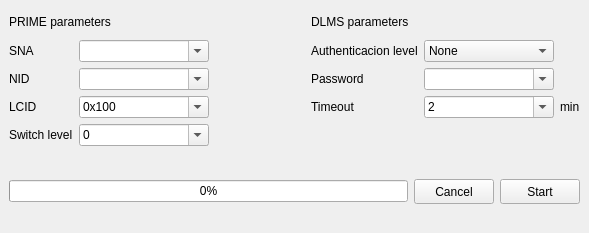
<?xml version="1.0" encoding="UTF-8"?>
<ui version="4.0">
 <class>BlinkUI</class>
 <widget class="QWidget" name="BlinkUI">
  <property name="geometry">
   <rect>
    <x>0</x>
    <y>0</y>
    <width>589</width>
    <height>233</height>
   </rect>
  </property>
  <property name="sizePolicy">
   <sizepolicy hsizetype="Preferred" vsizetype="Preferred">
    <horstretch>0</horstretch>
    <verstretch>0</verstretch>
   </sizepolicy>
  </property>
  <property name="windowTitle">
   <string>Form</string>
  </property>
  <layout class="QVBoxLayout" name="verticalLayout">
   <property name="spacing">
    <number>0</number>
   </property>
   <property name="leftMargin">
    <number>0</number>
   </property>
   <property name="topMargin">
    <number>0</number>
   </property>
   <property name="rightMargin">
    <number>0</number>
   </property>
   <property name="bottomMargin">
    <number>0</number>
   </property>
   <item>
    <widget class="QFrame" name="inputFrame">
     <property name="sizePolicy">
      <sizepolicy hsizetype="Preferred" vsizetype="Preferred">
       <horstretch>0</horstretch>
       <verstretch>0</verstretch>
      </sizepolicy>
     </property>
     <property name="frameShape">
      <enum>QFrame::NoFrame</enum>
     </property>
     <property name="frameShadow">
      <enum>QFrame::Raised</enum>
     </property>
     <layout class="QGridLayout" name="gridLayout">
      <property name="leftMargin">
       <number>0</number>
      </property>
      <property name="topMargin">
       <number>0</number>
      </property>
      <property name="rightMargin">
       <number>0</number>
      </property>
      <property name="bottomMargin">
       <number>0</number>
      </property>
      <property name="spacing">
       <number>0</number>
      </property>
      <item row="2" column="0">
       <widget class="QFrame" name="primeFrame">
        <property name="frameShape">
         <enum>QFrame::NoFrame</enum>
        </property>
        <property name="frameShadow">
         <enum>QFrame::Raised</enum>
        </property>
        <layout class="QGridLayout" name="gridLayout_5">
         <item row="2" column="0">
          <widget class="QLabel" name="nidLabel">
           <property name="text">
            <string>NID</string>
           </property>
          </widget>
         </item>
         <item row="4" column="0">
          <widget class="QLabel" name="levelLabel">
           <property name="text">
            <string>Switch level</string>
           </property>
          </widget>
         </item>
         <item row="0" column="0" colspan="2">
          <widget class="QLabel" name="primeFrameLabel">
           <property name="minimumSize">
            <size>
             <width>133</width>
             <height>25</height>
            </size>
           </property>
           <property name="maximumSize">
            <size>
             <width>16777215</width>
             <height>16777215</height>
            </size>
           </property>
           <property name="text">
            <string>PRIME parameters</string>
           </property>
          </widget>
         </item>
         <item row="3" column="1">
          <widget class="QComboBox" name="lcidComboBox">
           <property name="minimumSize">
            <size>
             <width>130</width>
             <height>0</height>
            </size>
           </property>
           <property name="editable">
            <bool>true</bool>
           </property>
           <item>
            <property name="text">
             <string>0x100</string>
            </property>
           </item>
           <item>
            <property name="text">
             <string>0x000</string>
            </property>
           </item>
          </widget>
         </item>
         <item row="1" column="1">
          <widget class="QComboBox" name="snaComboBox">
           <property name="minimumSize">
            <size>
             <width>130</width>
             <height>0</height>
            </size>
           </property>
           <property name="editable">
            <bool>true</bool>
           </property>
          </widget>
         </item>
         <item row="2" column="1">
          <widget class="QComboBox" name="nidComboBox">
           <property name="minimumSize">
            <size>
             <width>130</width>
             <height>0</height>
            </size>
           </property>
           <property name="editable">
            <bool>true</bool>
           </property>
          </widget>
         </item>
         <item row="4" column="1">
          <widget class="QComboBox" name="levelComboBox">
           <property name="minimumSize">
            <size>
             <width>130</width>
             <height>0</height>
            </size>
           </property>
           <property name="editable">
            <bool>true</bool>
           </property>
           <item>
            <property name="text">
             <string>0</string>
            </property>
           </item>
          </widget>
         </item>
         <item row="1" column="0">
          <widget class="QLabel" name="snaLabel">
           <property name="text">
            <string>SNA</string>
           </property>
          </widget>
         </item>
         <item row="3" column="0">
          <widget class="QLabel" name="lcidLabel">
           <property name="text">
            <string>LCID</string>
           </property>
          </widget>
         </item>
         <item row="5" column="0" colspan="2">
          <spacer name="verticalSpacer_2">
           <property name="orientation">
            <enum>Qt::Vertical</enum>
           </property>
           <property name="sizeHint" stdset="0">
            <size>
             <width>20</width>
             <height>40</height>
            </size>
           </property>
          </spacer>
         </item>
        </layout>
       </widget>
      </item>
      <item row="2" column="2" rowspan="2">
       <widget class="QFrame" name="dlmsFrame">
        <property name="sizePolicy">
         <sizepolicy hsizetype="Preferred" vsizetype="Preferred">
          <horstretch>0</horstretch>
          <verstretch>0</verstretch>
         </sizepolicy>
        </property>
        <property name="frameShape">
         <enum>QFrame::NoFrame</enum>
        </property>
        <property name="frameShadow">
         <enum>QFrame::Raised</enum>
        </property>
        <layout class="QGridLayout" name="gridLayout_4">
         <item row="4" column="0">
          <widget class="QLabel" name="timeoutLabel">
           <property name="text">
            <string>Timeout</string>
           </property>
          </widget>
         </item>
         <item row="2" column="1">
          <widget class="QComboBox" name="authenticationLevelComboBox">
           <property name="minimumSize">
            <size>
             <width>130</width>
             <height>0</height>
            </size>
           </property>
           <item>
            <property name="text">
             <string>None</string>
            </property>
           </item>
           <item>
            <property name="text">
             <string>Low</string>
            </property>
           </item>
           <item>
            <property name="text">
             <string>High</string>
            </property>
           </item>
           <item>
            <property name="text">
             <string>High_MD5</string>
            </property>
           </item>
           <item>
            <property name="text">
             <string>High_SHA1</string>
            </property>
           </item>
           <item>
            <property name="text">
             <string>High_GMAC</string>
            </property>
           </item>
           <item>
            <property name="text">
             <string>High_SHA256</string>
            </property>
           </item>
           <item>
            <property name="text">
             <string>High_ECDSA</string>
            </property>
           </item>
          </widget>
         </item>
         <item row="4" column="1">
          <widget class="QComboBox" name="timeoutComboBox">
           <property name="minimumSize">
            <size>
             <width>130</width>
             <height>0</height>
            </size>
           </property>
           <property name="editable">
            <bool>true</bool>
           </property>
           <property name="currentText">
            <string>2</string>
           </property>
           <item>
            <property name="text">
             <string>2</string>
            </property>
           </item>
           <item>
            <property name="text">
             <string>5</string>
            </property>
           </item>
           <item>
            <property name="text">
             <string>10</string>
            </property>
           </item>
          </widget>
         </item>
         <item row="2" column="0">
          <widget class="QLabel" name="authenticationLevelLabel">
           <property name="text">
            <string>Authenticacion level</string>
           </property>
          </widget>
         </item>
         <item row="3" column="1">
          <widget class="QComboBox" name="passwordComboBox">
           <property name="enabled">
            <bool>true</bool>
           </property>
           <property name="minimumSize">
            <size>
             <width>130</width>
             <height>0</height>
            </size>
           </property>
           <property name="editable">
            <bool>true</bool>
           </property>
          </widget>
         </item>
         <item row="3" column="0">
          <widget class="QLabel" name="passwordLabel">
           <property name="enabled">
            <bool>true</bool>
           </property>
           <property name="text">
            <string>Password</string>
           </property>
          </widget>
         </item>
         <item row="0" column="0" colspan="3">
          <widget class="QLabel" name="dlmsFrameLabel">
           <property name="minimumSize">
            <size>
             <width>0</width>
             <height>25</height>
            </size>
           </property>
           <property name="text">
            <string>DLMS parameters</string>
           </property>
          </widget>
         </item>
         <item row="4" column="2">
          <widget class="QLabel" name="minutesLabel">
           <property name="sizePolicy">
            <sizepolicy hsizetype="Preferred" vsizetype="Preferred">
             <horstretch>0</horstretch>
             <verstretch>0</verstretch>
            </sizepolicy>
           </property>
           <property name="text">
            <string>min</string>
           </property>
          </widget>
         </item>
         <item row="5" column="0" colspan="3">
          <spacer name="verticalSpacer_3">
           <property name="orientation">
            <enum>Qt::Vertical</enum>
           </property>
           <property name="sizeHint" stdset="0">
            <size>
             <width>20</width>
             <height>40</height>
            </size>
           </property>
          </spacer>
         </item>
        </layout>
       </widget>
      </item>
      <item row="0" column="1" rowspan="4">
       <spacer name="horizontalSpacer">
        <property name="orientation">
         <enum>Qt::Horizontal</enum>
        </property>
        <property name="sizeHint" stdset="0">
         <size>
          <width>40</width>
          <height>20</height>
         </size>
        </property>
       </spacer>
      </item>
     </layout>
    </widget>
   </item>
   <item>
    <spacer name="verticalSpacer">
     <property name="orientation">
      <enum>Qt::Vertical</enum>
     </property>
     <property name="sizeHint" stdset="0">
      <size>
       <width>20</width>
       <height>23</height>
      </size>
     </property>
    </spacer>
   </item>
   <item>
    <widget class="QFrame" name="controlFrame">
     <property name="frameShape">
      <enum>QFrame::NoFrame</enum>
     </property>
     <property name="frameShadow">
      <enum>QFrame::Raised</enum>
     </property>
     <layout class="QGridLayout" name="gridLayout_3">
      <item row="0" column="2">
       <widget class="QPushButton" name="startPushButton">
        <property name="minimumSize">
         <size>
          <width>80</width>
          <height>25</height>
         </size>
        </property>
        <property name="maximumSize">
         <size>
          <width>80</width>
          <height>25</height>
         </size>
        </property>
        <property name="text">
         <string>Start</string>
        </property>
        <property name="icon">
         <iconset theme="start.png" resource="../icons.qrc">
          <normaloff>:/Icons/start.png</normaloff>:/Icons/start.png</iconset>
        </property>
       </widget>
      </item>
      <item row="0" column="0">
       <widget class="QProgressBar" name="progressBar">
        <property name="value">
         <number>0</number>
        </property>
        <property name="format">
         <string>%p%</string>
        </property>
       </widget>
      </item>
      <item row="1" column="0" colspan="3">
       <widget class="QLabel" name="messageLabel">
        <property name="text">
         <string/>
        </property>
       </widget>
      </item>
      <item row="0" column="1">
       <widget class="QPushButton" name="cancelPushButton">
        <property name="minimumSize">
         <size>
          <width>80</width>
          <height>25</height>
         </size>
        </property>
        <property name="maximumSize">
         <size>
          <width>80</width>
          <height>25</height>
         </size>
        </property>
        <property name="text">
         <string>Cancel</string>
        </property>
        <property name="icon">
         <iconset theme="pause.png" resource="../icons.qrc">
          <normaloff>:/Icons/pause.png</normaloff>:/Icons/pause.png</iconset>
        </property>
       </widget>
      </item>
     </layout>
    </widget>
   </item>
  </layout>
 </widget>
 <tabstops>
  <tabstop>snaComboBox</tabstop>
  <tabstop>nidComboBox</tabstop>
  <tabstop>lcidComboBox</tabstop>
  <tabstop>levelComboBox</tabstop>
  <tabstop>authenticationLevelComboBox</tabstop>
  <tabstop>passwordComboBox</tabstop>
  <tabstop>timeoutComboBox</tabstop>
  <tabstop>cancelPushButton</tabstop>
  <tabstop>startPushButton</tabstop>
 </tabstops>
 <resources>
  <include location="../icons.qrc"/>
 </resources>
 <connections/>
</ui>
